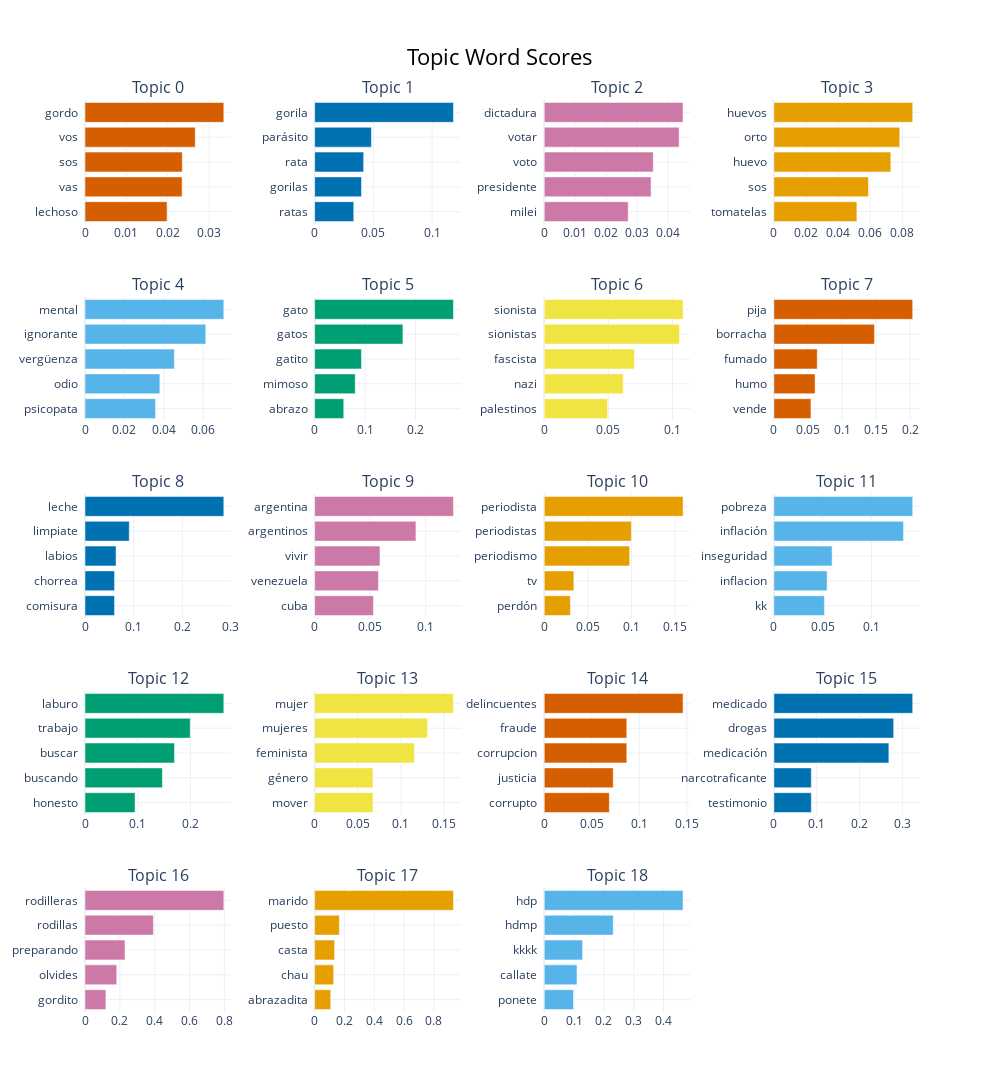

Write notebook code for a chart like this one.
### Markdown cell above
### Términos por tópico

### Code cell
topic_model.visualize_barchart(top_n_topics=20)

### Figure 1 — Plotly figure (JSON) as saved in the notebook; plotly's stock layout.template omitted (floating-point values rounded to 4 significant figures)
{"data": [{"marker": {"color": "#D55E00"}, "orientation": "h", "type": "bar", "x": [0.01983, 0.02347, 0.02351, 0.02664, 0.03354], "xaxis": "x", "y": ["lechoso  ", "vas  ", "sos  ", "vos  ", "gordo  "], "yaxis": "y"}, {"marker": {"color": "#0072B2"}, "orientation": "h", "type": "bar", "x": [0.0333, 0.03987, 0.04172, 0.04833, 0.1181], "xaxis": "x2", "y": ["ratas  ", "gorilas  ", "rata  ", "parásito  ", "gorila  "], "yaxis": "y2"}, {"marker": {"color": "#CC79A7"}, "orientation": "h", "type": "bar", "x": [0.02715, 0.03456, 0.03527, 0.04364, 0.04492], "xaxis": "x3", "y": ["milei  ", "presidente  ", "voto  ", "votar  ", "dictadura  "], "yaxis": "y3"}, {"marker": {"color": "#E69F00"}, "orientation": "h", "type": "bar", "x": [0.0517, 0.05893, 0.07284, 0.0784, 0.08647], "xaxis": "x4", "y": ["tomatelas  ", "sos  ", "huevo  ", "orto  ", "huevos  "], "yaxis": "y4"}, {"marker": {"color": "#56B4E9"}, "orientation": "h", "type": "bar", "x": [0.03578, 0.03799, 0.04532, 0.06126, 0.07041], "xaxis": "x5", "y": ["psicopata  ", "odio  ", "vergüenza  ", "ignorante  ", "mental  "], "yaxis": "y5"}, {"marker": {"color": "#009E73"}, "orientation": "h", "type": "bar", "x": [0.05779, 0.08051, 0.09288, 0.1751, 0.2754], "xaxis": "x6", "y": ["abrazo  ", "mimoso  ", "gatito  ", "gatos  ", "gato  "], "yaxis": "y6"}, {"marker": {"color": "#F0E442"}, "orientation": "h", "type": "bar", "x": [0.04939, 0.06153, 0.07032, 0.1055, 0.1082], "xaxis": "x7", "y": ["palestinos  ", "nazi  ", "fascista  ", "sionistas  ", "sionista  "], "yaxis": "y7"}, {"marker": {"color": "#D55E00"}, "orientation": "h", "type": "bar", "x": [0.05441, 0.06051, 0.06365, 0.1476, 0.2037], "xaxis": "x8", "y": ["vende  ", "humo  ", "fumado  ", "borracha  ", "pija  "], "yaxis": "y8"}, {"marker": {"color": "#0072B2"}, "orientation": "h", "type": "bar", "x": [0.06073, 0.06073, 0.06388, 0.09102, 0.2854], "xaxis": "x9", "y": ["comisura  ", "chorrea  ", "labios  ", "limpiate  ", "leche  "], "yaxis": "y9"}, {"marker": {"color": "#CC79A7"}, "orientation": "h", "type": "bar", "x": [0.05294, 0.05745, 0.05881, 0.0912, 0.125], "xaxis": "x10", "y": ["cuba  ", "venezuela  ", "vivir  ", "argentinos  ", "argentina  "], "yaxis": "y10"}, {"marker": {"color": "#E69F00"}, "orientation": "h", "type": "bar", "x": [0.02995, 0.03393, 0.09792, 0.09982, 0.1591], "xaxis": "x11", "y": ["perdón  ", "tv  ", "periodismo  ", "periodistas  ", "periodista  "], "yaxis": "y11"}, {"marker": {"color": "#56B4E9"}, "orientation": "h", "type": "bar", "x": [0.05179, 0.05457, 0.05972, 0.1329, 0.1423], "xaxis": "x12", "y": ["kk  ", "inflacion  ", "inseguridad  ", "inflación  ", "pobreza  "], "yaxis": "y12"}, {"marker": {"color": "#009E73"}, "orientation": "h", "type": "bar", "x": [0.09485, 0.1467, 0.1696, 0.1994, 0.2631], "xaxis": "x13", "y": ["honesto  ", "buscando  ", "buscar  ", "trabajo  ", "laburo  "], "yaxis": "y13"}, {"marker": {"color": "#F0E442"}, "orientation": "h", "type": "bar", "x": [0.06759, 0.06759, 0.1156, 0.1307, 0.1607], "xaxis": "x14", "y": ["mover  ", "género  ", "feminista  ", "mujeres  ", "mujer  "], "yaxis": "y14"}, {"marker": {"color": "#D55E00"}, "orientation": "h", "type": "bar", "x": [0.06843, 0.0725, 0.0868, 0.0868, 0.146], "xaxis": "x15", "y": ["corrupto  ", "justicia  ", "corrupcion  ", "fraude  ", "delincuentes  "], "yaxis": "y15"}, {"marker": {"color": "#0072B2"}, "orientation": "h", "type": "bar", "x": [0.08747, 0.08747, 0.2686, 0.2798, 0.3242], "xaxis": "x16", "y": ["testimonio  ", "narcotraficante  ", "medicación  ", "drogas  ", "medicado  "], "yaxis": "y16"}, {"marker": {"color": "#CC79A7"}, "orientation": "h", "type": "bar", "x": [0.12, 0.1822, 0.2295, 0.3924, 0.7966], "xaxis": "x17", "y": ["gordito  ", "olvides  ", "preparando  ", "rodillas  ", "rodilleras  "], "yaxis": "y17"}, {"marker": {"color": "#E69F00"}, "orientation": "h", "type": "bar", "x": [0.108, 0.1279, 0.1339, 0.1658, 0.9311], "xaxis": "x18", "y": ["abrazadita  ", "chau  ", "casta  ", "puesto  ", "marido  "], "yaxis": "y18"}, {"marker": {"color": "#56B4E9"}, "orientation": "h", "type": "bar", "x": [0.09804, 0.1098, 0.1285, 0.2312, 0.4652], "xaxis": "x19", "y": ["ponete  ", "callate  ", "kkkk  ", "hdmp  ", "hdp  "], "yaxis": "y19"}], "layout": {"annotations": [{"font": {"size": 16}, "showarrow": false, "text": "Topic 0", "x": 0.0875, "xanchor": "center", "xref": "paper", "y": 1.0, "yanchor": "bottom", "yref": "paper"}, {"font": {"size": 16}, "showarrow": false, "text": "Topic 1", "x": 0.3625, "xanchor": "center", "xref": "paper", "y": 1.0, "yanchor": "bottom", "yref": "paper"}, {"font": {"size": 16}, "showarrow": false, "text": "Topic 2", "x": 0.6375, "xanchor": "center", "xref": "paper", "y": 1.0, "yanchor": "bottom", "yref": "paper"}, {"font": {"size": 16}, "showarrow": false, "text": "Topic 3", "x": 0.9125, "xanchor": "center", "xref": "paper", "y": 1.0, "yanchor": "bottom", "yref": "paper"}, {"font": {"size": 16}, "showarrow": false, "text": "Topic 4", "x": 0.0875, "xanchor": "center", "xref": "paper", "y": 0.784, "yanchor": "bottom", "yref": "paper"}, {"font": {"size": 16}, "showarrow": false, "text": "Topic 5", "x": 0.3625, "xanchor": "center", "xref": "paper", "y": 0.784, "yanchor": "bottom", "yref": "paper"}, {"font": {"size": 16}, "showarrow": false, "text": "Topic 6", "x": 0.6375, "xanchor": "center", "xref": "paper", "y": 0.784, "yanchor": "bottom", "yref": "paper"}, {"font": {"size": 16}, "showarrow": false, "text": "Topic 7", "x": 0.9125, "xanchor": "center", "xref": "paper", "y": 0.784, "yanchor": "bottom", "yref": "paper"}, {"font": {"size": 16}, "showarrow": false, "text": "Topic 8", "x": 0.0875, "xanchor": "center", "xref": "paper", "y": 0.568, "yanchor": "bottom", "yref": "paper"}, {"font": {"size": 16}, "showarrow": false, "text": "Topic 9", "x": 0.3625, "xanchor": "center", "xref": "paper", "y": 0.568, "yanchor": "bottom", "yref": "paper"}, {"font": {"size": 16}, "showarrow": false, "text": "Topic 10", "x": 0.6375, "xanchor": "center", "xref": "paper", "y": 0.568, "yanchor": "bottom", "yref": "paper"}, {"font": {"size": 16}, "showarrow": false, "text": "Topic 11", "x": 0.9125, "xanchor": "center", "xref": "paper", "y": 0.568, "yanchor": "bottom", "yref": "paper"}, {"font": {"size": 16}, "showarrow": false, "text": "Topic 12", "x": 0.0875, "xanchor": "center", "xref": "paper", "y": 0.352, "yanchor": "bottom", "yref": "paper"}, {"font": {"size": 16}, "showarrow": false, "text": "Topic 13", "x": 0.3625, "xanchor": "center", "xref": "paper", "y": 0.352, "yanchor": "bottom", "yref": "paper"}, {"font": {"size": 16}, "showarrow": false, "text": "Topic 14", "x": 0.6375, "xanchor": "center", "xref": "paper", "y": 0.352, "yanchor": "bottom", "yref": "paper"}, {"font": {"size": 16}, "showarrow": false, "text": "Topic 15", "x": 0.9125, "xanchor": "center", "xref": "paper", "y": 0.352, "yanchor": "bottom", "yref": "paper"}, {"font": {"size": 16}, "showarrow": false, "text": "Topic 16", "x": 0.0875, "xanchor": "center", "xref": "paper", "y": 0.136, "yanchor": "bottom", "yref": "paper"}, {"font": {"size": 16}, "showarrow": false, "text": "Topic 17", "x": 0.3625, "xanchor": "center", "xref": "paper", "y": 0.136, "yanchor": "bottom", "yref": "paper"}, {"font": {"size": 16}, "showarrow": false, "text": "Topic 18", "x": 0.6375, "xanchor": "center", "xref": "paper", "y": 0.136, "yanchor": "bottom", "yref": "paper"}], "height": 1250, "hoverlabel": {"bgcolor": "white", "font": {"family": "Rockwell", "size": 16}}, "showlegend": false, "title": {"font": {"color": "Black", "size": 22}, "text": "Topic Word Scores", "x": 0.5, "xanchor": "center", "yanchor": "top"}, "width": 1000, "xaxis": {"anchor": "y", "domain": [0, 0.175], "showgrid": true}, "xaxis10": {"anchor": "y10", "domain": [0.275, 0.45], "showgrid": true}, "xaxis11": {"anchor": "y11", "domain": [0.55, 0.725], "showgrid": true}, "xaxis12": {"anchor": "y12", "domain": [0.825, 1], "showgrid": true}, "xaxis13": {"anchor": "y13", "domain": [0, 0.175], "showgrid": true}, "xaxis14": {"anchor": "y14", "domain": [0.275, 0.45], "showgrid": true}, "xaxis15": {"anchor": "y15", "domain": [0.55, 0.725], "showgrid": true}, "xaxis16": {"anchor": "y16", "domain": [0.825, 1], "showgrid": true}, "xaxis17": {"anchor": "y17", "domain": [0, 0.175], "showgrid": true}, "xaxis18": {"anchor": "y18", "domain": [0.275, 0.45], "showgrid": true}, "xaxis19": {"anchor": "y19", "domain": [0.55, 0.725], "showgrid": true}, "xaxis2": {"anchor": "y2", "domain": [0.275, 0.45], "showgrid": true}, "xaxis20": {"anchor": "y20", "domain": [0.825, 1], "showgrid": true}, "xaxis3": {"anchor": "y3", "domain": [0.55, 0.725], "showgrid": true}, "xaxis4": {"anchor": "y4", "domain": [0.825, 1], "showgrid": true}, "xaxis5": {"anchor": "y5", "domain": [0, 0.175], "showgrid": true}, "xaxis6": {"anchor": "y6", "domain": [0.275, 0.45], "showgrid": true}, "xaxis7": {"anchor": "y7", "domain": [0.55, 0.725], "showgrid": true}, "xaxis8": {"anchor": "y8", "domain": [0.825, 1], "showgrid": true}, "xaxis9": {"anchor": "y9", "domain": [0, 0.175], "showgrid": true}, "yaxis": {"anchor": "x", "domain": [0.864, 1.0], "showgrid": true}, "yaxis10": {"anchor": "x10", "domain": [0.432, 0.568], "showgrid": true}, "yaxis11": {"anchor": "x11", "domain": [0.432, 0.568], "showgrid": true}, "yaxis12": {"anchor": "x12", "domain": [0.432, 0.568], "showgrid": true}, "yaxis13": {"anchor": "x13", "domain": [0.216, 0.352], "showgrid": true}, "yaxis14": {"anchor": "x14", "domain": [0.216, 0.352], "showgrid": true}, "yaxis15": {"anchor": "x15", "domain": [0.216, 0.352], "showgrid": true}, "yaxis16": {"anchor": "x16", "domain": [0.216, 0.352], "showgrid": true}, "yaxis17": {"anchor": "x17", "domain": [0, 0.136], "showgrid": true}, "yaxis18": {"anchor": "x18", "domain": [0, 0.136], "showgrid": true}, "yaxis19": {"anchor": "x19", "domain": [0, 0.136], "showgrid": true}, "yaxis2": {"anchor": "x2", "domain": [0.864, 1.0], "showgrid": true}, "yaxis20": {"anchor": "x20", "domain": [0, 0.136], "showgrid": true}, "yaxis3": {"anchor": "x3", "domain": [0.864, 1.0], "showgrid": true}, "yaxis4": {"anchor": "x4", "domain": [0.864, 1.0], "showgrid": true}, "yaxis5": {"anchor": "x5", "domain": [0.648, 0.784], "showgrid": true}, "yaxis6": {"anchor": "x6", "domain": [0.648, 0.784], "showgrid": true}, "yaxis7": {"anchor": "x7", "domain": [0.648, 0.784], "showgrid": true}, "yaxis8": {"anchor": "x8", "domain": [0.648, 0.784], "showgrid": true}, "yaxis9": {"anchor": "x9", "domain": [0.432, 0.568], "showgrid": true}}}
